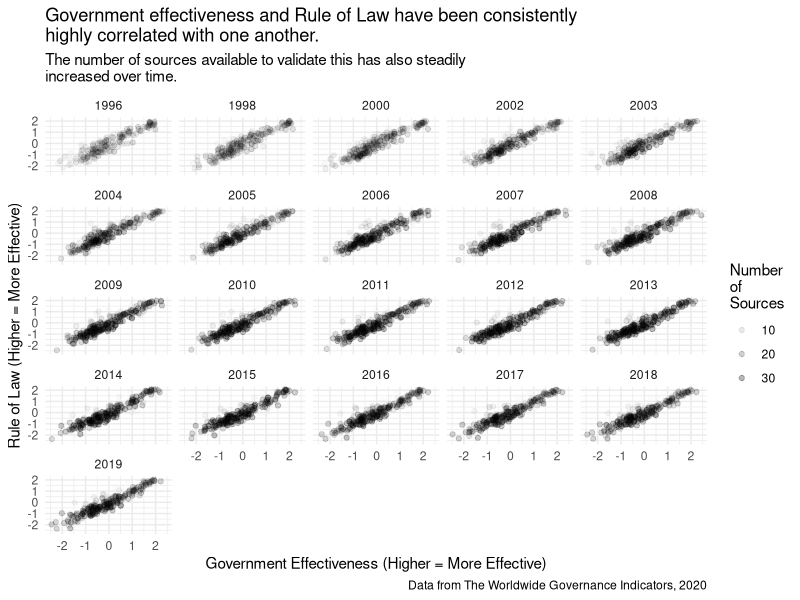

R code for this plot:
## ---- chunk 1
knitr::opts_chunk$set(echo = TRUE)
## ---- chunk 2

library(tidyverse)
library(readxl)


first_years <- seq(1996, 2002, 2)
second_years <- seq(2003, 2019, 1)
years <- c(first_years, second_years)

wb_goveff <- read_excel("wgidataset_2020.xlsx",
                       sheet = 4,
                       range = cell_rows(15:229), 
                       na = "#N/A") %>% 
              select(country = `Country/Territory`, 
                     code = Code, 
                     contains("Estimate")
                     ) %>%
              set_names(c("country", "code", years)) %>%
              pivot_longer(
                cols = c(-country, -code),
                names_to = "year",
                values_to = "gov_effectiveness"
              ) %>%
              mutate(
                year = as.numeric(year)
              )

wb_goveff_numsrc <- read_excel("wgidataset_2020.xlsx",
                       sheet = 4,
                       range = cell_rows(15:229), 
                       na = "#N/A") %>% 
              select(country = `Country/Territory`, 
                     code = Code, 
                     contains("NumSrc")
                     ) %>%
              set_names(c("country", "code", years)) %>%
              pivot_longer(
                cols = c(-country, -code),
                names_to = "year",
                values_to = "gov_effectiveness_nsrc"
              ) %>%
              mutate(
                year = as.numeric(year)
              )

wb_law <- read_excel("wgidataset_2020.xlsx",
                       sheet = 6,
                       range = cell_rows(15:229), 
                       na = "#N/A") %>% 
              select(country = `Country/Territory`, 
                     code = Code, 
                     contains("Estimate")
                     ) %>%
              set_names(c("country", "code", years)) %>%
              pivot_longer(
                cols = c(-country, -code),
                names_to = "year",
                values_to = "gov_law"
              ) %>%
              mutate(
                year = as.numeric(year)
              )

wb_law_numsrc <- read_excel("wgidataset_2020.xlsx",
                       sheet = 6,
                       range = cell_rows(15:229), 
                       na = "#N/A") %>% 
              select(country = `Country/Territory`, 
                     code = Code, 
                     contains("NumSrc")
                     ) %>%
              set_names(c("country", "code", years)) %>%
              pivot_longer(
                cols = c(-country, -code),
                names_to = "year",
                values_to = "gov_law_nsrc"
              ) %>%
              mutate(
                year = as.numeric(year)
              )


## ---- chunk 3

wb <- left_join(wb_goveff, wb_goveff_numsrc, by = c("country", "code", "year")) %>%
  left_join(wb_law, by = c("country", "code", "year")) %>%
  left_join(wb_law_numsrc, by = c("country", "code", "year"))

## ---- chunk 4

wb <- wb %>%
  mutate(
    nsrc = gov_effectiveness_nsrc + gov_law_nsrc
  )

## ---- chunk 5

wb %>%
  ggplot() +
  aes(x = gov_effectiveness, y = gov_law, alpha = nsrc) +
  geom_point() +
  facet_wrap(~year) +
  scale_alpha_continuous(range = c(0.01, 0.3)) +
  theme_minimal() +
  xlab("Government Effectiveness (Higher = More Effective)") +
  ylab("Rule of Law (Higher = More Effective)") +
  labs(alpha = "Number\nof\nSources",
       caption = "Data from The Worldwide Governance Indicators, 2020") +
  ggtitle("Government effectiveness and Rule of Law have been consistently\nhighly correlated with one another.", 
          subtitle = "The number of sources available to validate this has also steadily\nincreased over time.")

